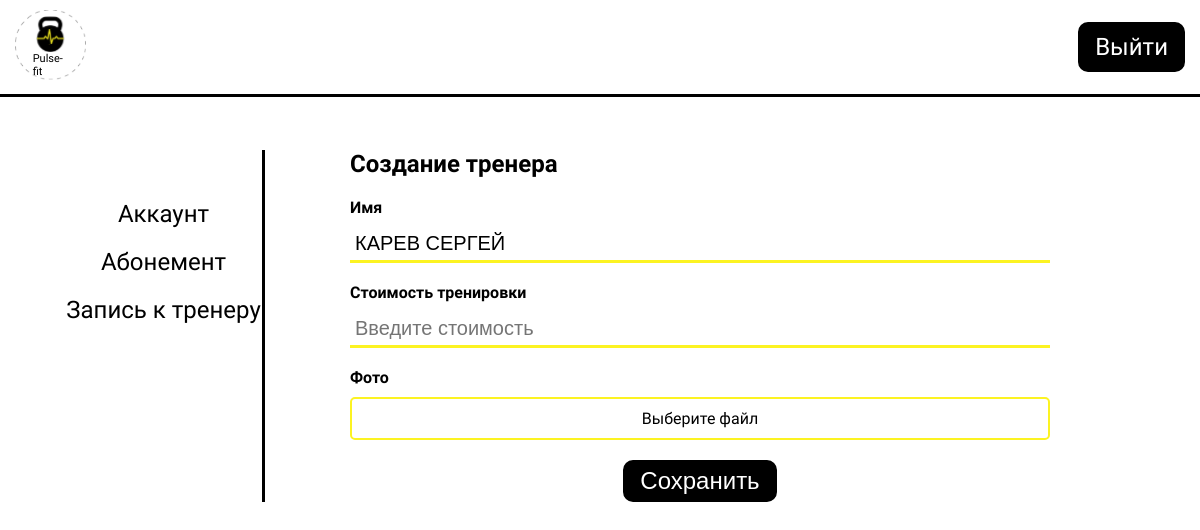
The app's page /coach_form.php?id=6, older data.
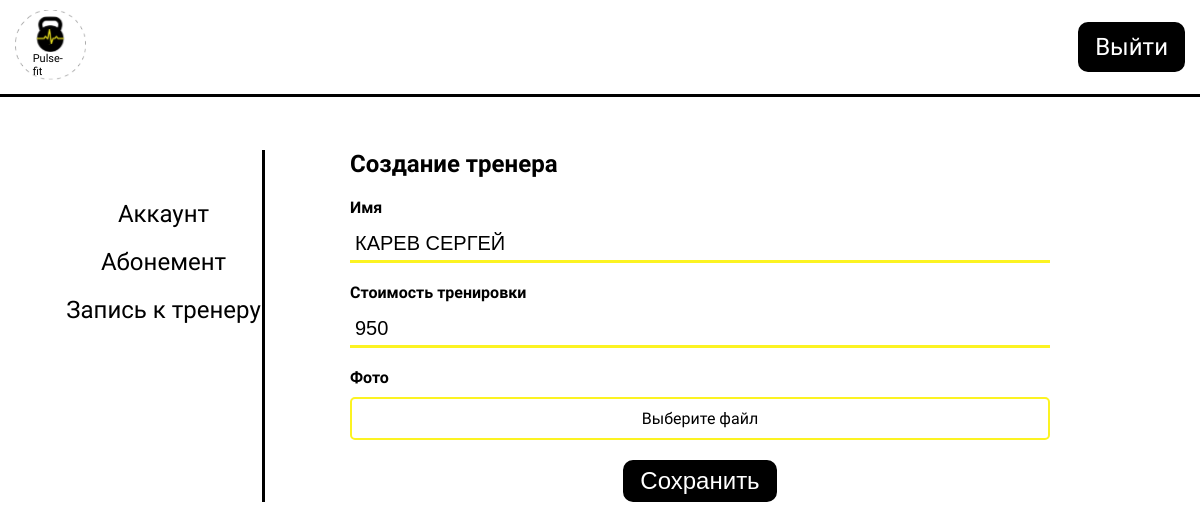
The same page, newer data.
### tables this page shows
CREATE TABLE `coaches` (
  `id` int NOT NULL,
  `name` varchar(255) NOT NULL,
  `img` varchar(255) DEFAULT NULL,
  `price` int DEFAULT NULL
);

### helpers/query.php (called while the page is built, shortened)
<?php
function getCoachesQuery($id = null)
{
    if (isset($id)) {
        return "SELECT * FROM coaches Where id = '" . $id . "'";
    }
    return "SELECT * FROM coaches";
}

### coach_form.php (the view, shortened to what this page needs)
<?php
include_once './components/db.php';
include './components/headerAcc.php';
$name = "";
$price = "";
if (isset($_GET["id"]) && $_GET["id"] !== '') {
    include_once './helpers/query.php';
    $userQuery = getCoachesQuery($_GET["id"]);
    $resultQuery = mysqli_query($conn, $userQuery);
    $result = mysqli_fetch_assoc($resultQuery);
    $name = $result["name"];
    $name = str_replace(" ", "&nbsp;", $name);
    $price = $result["price"];
}
?>
<div class="acc__body">
    <div class="container">
        <div class="acc__inner">
            <?php
            include './components/accSidebar.php';
            ?>
            <div class="acc__content">
                <form class="acc__form" id="form" action="./coach_form.php" method="POST" enctype="multipart/form-data">
                    <h2>Создание тренера</h2>
                    <div class="profile__input_section">
                        <h4>Имя</h4>
                        <input class="custom__input" name="name" type="text" required placeholder="Введите имя" value=<?= str_replace('"', '&quot;', $name) ?>>
                    </div>
                    <div class="profile__input_section">
                        <h4>Стоимость тренировки</h4>
                        <input class="custom__input" name="price" type="number" required placeholder="Введите стоимость" value=<?php echo $price ?>>
                    </div>
                    <div class="profile__input_section">
                        <h4>Фото</h4>
                        <label class="file_input" for="file">Выберите файл</label>
                    </div>
                    <div class="profile__input_section profile__btn_section">
                        <button class="custom__button" type="submit">Сохранить</button>
                    </div>
                </form>
            </div>
        </div>
    </div>
</div>

Row changes from the older to the newer data that the page shows:
changed coaches: price (not shown) → "950"; name "КАРЕВ СЕРГЕЙ" → (not shown)
Text that changed along with them:
form field name: (not shown) → "КАРЕВ СЕРГЕЙ"
